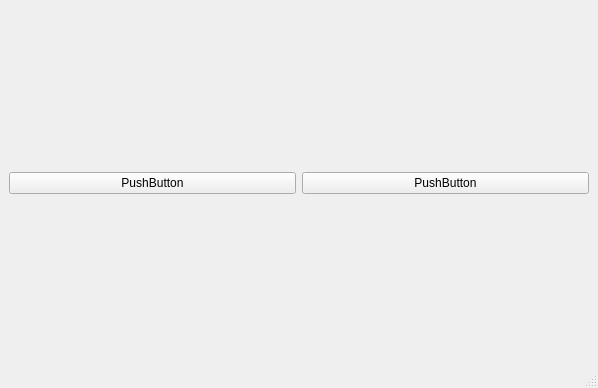
<?xml version="1.0" encoding="UTF-8"?>
<ui version="4.0">
 <class>MainWindow</class>
 <widget class="QMainWindow" name="MainWindow">
  <property name="geometry">
   <rect>
    <x>0</x>
    <y>0</y>
    <width>598</width>
    <height>388</height>
   </rect>
  </property>
  <property name="windowTitle">
   <string>MainWindow</string>
  </property>
  <widget class="QWidget" name="centralwidget">
   <layout class="QVBoxLayout" name="verticalLayout">
    <item>
     <layout class="QHBoxLayout" name="horizontalLayout">
      <item>
       <widget class="QPushButton" name="connectButton">
        <property name="text">
         <string>PushButton</string>
        </property>
       </widget>
      </item>
      <item>
       <widget class="QPushButton" name="disconnectButton">
        <property name="text">
         <string>PushButton</string>
        </property>
       </widget>
      </item>
     </layout>
    </item>
   </layout>
  </widget>
  <widget class="QMenuBar" name="menubar">
   <property name="geometry">
    <rect>
     <x>0</x>
     <y>0</y>
     <width>598</width>
     <height>23</height>
    </rect>
   </property>
  </widget>
  <widget class="QStatusBar" name="statusbar"/>
 </widget>
 <resources/>
 <connections/>
</ui>
